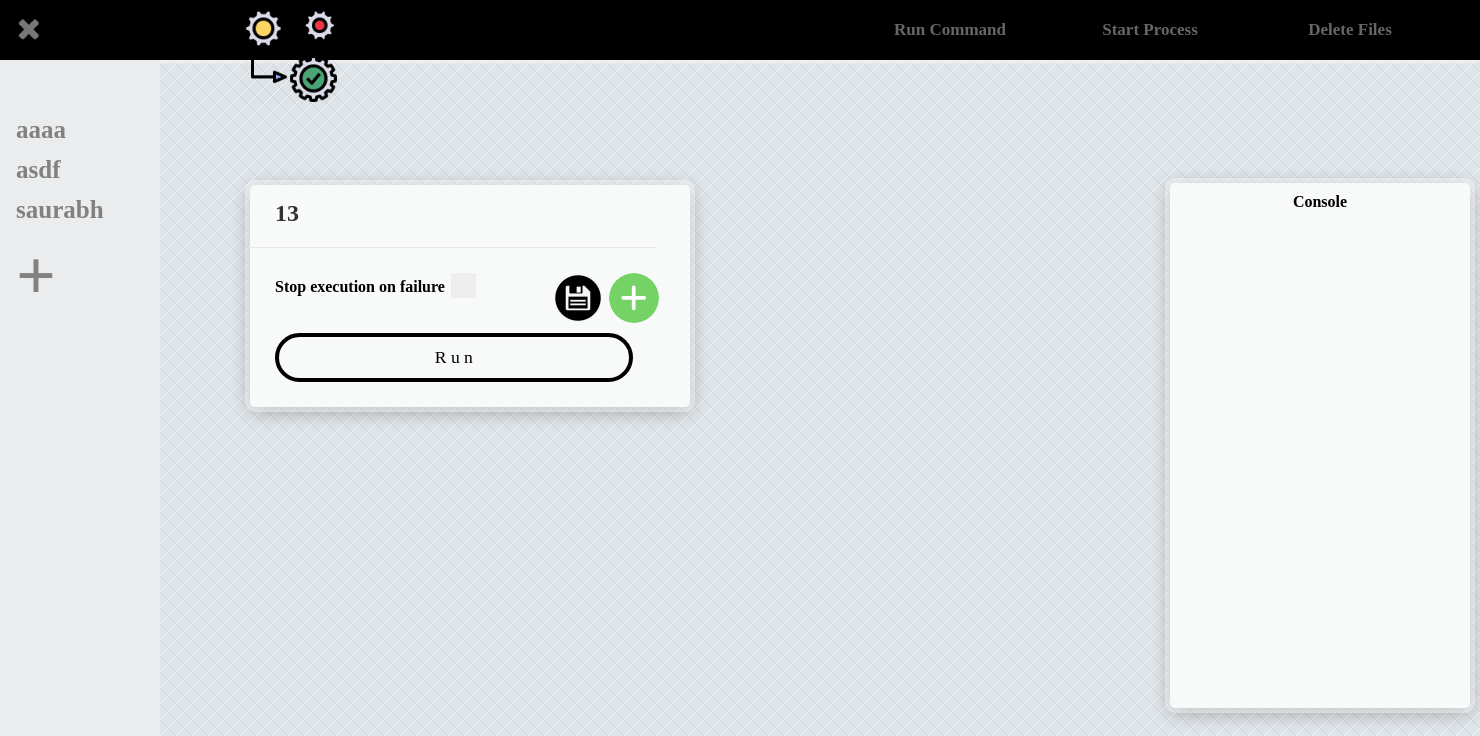
The app's page /execute/13 with its own data.
### flaskpackage/model.py (models this page shows, shortened)
class ExecuteTable(db.Model):
    __table_args__ = {'extend_existing': True}
    id = db.Column(db.Integer, primary_key=True)
    name = db.Column(db.Text, primary_key=False)
    path = db.Column(db.Text, primary_key=False)

### flaskpackage/routes/route_execute.py (the view, shortened to what this page needs)
    @app.route('/execute/<string:id>', methods=['GET', 'POST'])
    def execute_profile(id):
        store_bookmark(id)
        store_profile_exe()
        cmd_execution.get_id = [id]
        return render_template("execute.html", bookmarks_exe=bookmarks_exe, errors=errors, profiles=profiles, profile_id=id,
                               pass_fail=cmd_execution.pass_fail)

### flaskpackage/routes/route_execute.py (called while the page is built)
def store_profile_exe():
    temp_profile = []
    profile_names = [x.name for x in model.ExecuteTable.query.all()]
    for pro in profile_names:
        temp_profile.append(pro)
    global profiles
    profiles = sorted(set(temp_profile))

def store_bookmark(prof="xxxyyyzzz1234!@#$r"):
    global bookmarks_exe
    bookmarks_exe = []
    get_commands = model.ExecuteTable.query.filter_by(name=prof).all()
    for datarange in range(0, len(get_commands)):
        getAllDataString = str(get_commands[datarange])
        containAlldataDict = getAllDataString.split(":::")
        bookmarks_exe.append(dict({containAlldataDict[0]: list(map(lambda x: x, containAlldataDict[1:]))}))

### flaskpackage/templates/execute.html (shortened to what this page needs)
<!DOCTYPE html>
<html lang="en">
<html>
<head>
    <link rel="stylesheet" href="../static/css/formCss.css">
    <link rel="stylesheet" href="../static/css/execute_css.css">
</head>
<body>
<form method="post">
<button id="off1" type="submit" name="off3_name" value="off"></button>
</form>
<div id="sidenavNEW">
    {% for profile in profiles %}
    <a href='../execute/{{profile}}'>{{profile}}</a>
    {% endfor %}
    <a style="font-size: 70px;" href="{{url_for('add_profile')}}">+</a>
</div>
<div id="navBar_header">
<div style="padding-left:240px;" id="logo">
    <img style="margin-left:0px;padding-left:0px;" src="../static/img/executeimg.png" alt="Image" height="100" width="100"/>
</div>
<ul id="navBar">
    <li><a href="{{url_for('index')}}">Run Command</a></li>
    <li><a href="{{url_for('run_process')}}">Start Process</a></li>
    <li><a href="{{url_for('delete')}}">Delete Files</a></li>
</ul>
</div>
<div class="customContain">
    <form id="signup" style="float: left;margin-left:250px;" method="post">
        <div class="header">
            <h3>{{profile_id}}</h3>
        </div>
        <div class="sep"></div>
        <div class="inputs">
            <button class="button_add" id="add_file" type="submit" name="addName" value="addButton"></button>
            <button class="button_save" id="add_all_url" type="submit" name="add_all_url" value="save_all"></button>
            <p style="display:inline-block;margin-right:2px;">Stop execution on failure</p>
            <label style="display: inline-block;" class="checkboxy">
                <span class="checkmark"></span>
            </label>&nbsp &nbsp
            <input id="submit" type="submit" name="deleteClicked" value="R u n" >
        </div>
    </form>
<div>
<div style="overflow-y:auto;overflow-x:auto;margin-top:183px;" id="console_bar">
<h4 style="padding-top:10px;padding-bottom:10px;">Console</h4>
</div>
</div>
</div>
</body>
</html>

### flaskpackage/static/css/formCss.css (style rules this page uses)
* { margin: 0px; padding:0px;font-family: "comfortaa", "Comic Sans MS"; }
body { font-family: "comfortaa"; margin-top: auto; margin-left :auto; font-weight:bold; overflow-y:auto; overflow-x:auto; }
#console_bar { overflow:auto; float:left; margin-left:1200px; margin-top: 100px; padding: 0px 25px 25px; background: #F8F9F9; box-shadow: 0px 0px 0px 5px rgba( 255,255,255,0.4 ), 0px 4px 20px rgba( 0,0,0,0.33 ); -moz-border-radius: 5px; -webkit-border-radius: 5px; border-radius: 5px; position: absolute; width:250px; max-width:250px; text-align:center; height:500px; z-index: 1; top: 0; left: 0; }
@media screen and (max-width:1500px) { #console_bar { margin-left:1170px; } }
#navBar_header { width:100%; height:60px; background:#000000; box-shadow:0px 2px 4px #f5f5f5; }
#navBar { width:600px; height:80px; float:right; margin-right:30px; }
#navBar>li { width:200px; list-style: none; float:left; }
li>a { display:block; color:rgba(255,255,255,0.4); line-height:60px; text-align:center; font-size:17px; text-decoration: none; }
#logo { padding-left:100px; padding-top:5px; width:200px; height:80px; float:left; }
.button_add { background: url(../img/addGreen.png) no-repeat; float:right; position:relative; border: none; margin-bottom:10px; margin-right:6px; display: inline-block; text-decoration: none; cursor: pointer; width:50px; height:50px; }
.button_add { border-radius: 50px; }
.button_save { background: url(../img/save.png) no-repeat; float:right; position:relative; border: none; margin-bottom:10px; margin-right:6px; display: inline-block; text-decoration: none; cursor: pointer; width:50px; height:50px; }
.button_save { border-radius: 50px; }
.customContain { width: 100%; float: left; max-width: 100%; margin: 0 auto; }
#signup { float:left; margin-left:100px; margin-top: 100px; padding: 0px 25px 25px; background: #F8F9F9; box-shadow: 0px 0px 0px 5px rgba( 255,255,255,0.4 ), 0px 4px 20px rgba( 0,0,0,0.33 ); -moz-border-radius: 5px; -webkit-border-radius: 5px; border-radius: 5px; display: table; position: static; }
#signup .header { margin-bottom: 20px; }
#signup .header h3 { padding-top:15px; color: #333333; font-size: 24px; font-weight: bold; margin-bottom: 5px; }
#signup .sep { height: 1px; background: #e8e8e8; width: 406px; margin: 0px -25px; }
#signup .inputs { margin-top: 25px; }
#signup .inputs label { color: #8f8f8f; font-size: 12px; font-weight: 300; letter-spacing: 1px; margin-bottom: 7px; display: inline-block; }
#submit { width: 91.7% !important; color: black !important; text-decoration: none; font-size: 1.1em; text-align: center; background: transparent; padding: 10px; border: 4px solid black !important; display: inline-block; transition: all 0.4s ease 0s; width: 150px; }
#submit { border-radius: 30px; }
.checkboxy { display: inline-block; position: relative; padding-left: 20px; padding-bottom: 11.5px; margin-bottom: 12px; cursor: pointer; font-size: 22px; -webkit-user-select: none; -moz-user-select: none; -ms-user-select: none; user-select: none; }
.checkmark { position: absolute; top: 0; left: 0; height: 25px; width: 25px; background-color: #eee; }
.checkmark:after { content: ""; position: absolute; display: none; }
.checkboxy .checkmark:after { left: 9px; top: 5px; width: 5px; height: 10px; border: solid white; border-width: 0 3px 3px 0; -webkit-transform: rotate(45deg); -ms-transform: rotate(45deg); transform: rotate(45deg); }
#off1 { background: url(../img/cut_before.png) no-repeat; border: none; margin-top: 9px; margin-left: 9px; text-decoration: none; cursor: pointer; width:40px; height:40px; position:fixed; z-index: 10; }
#off1 { border-radius: 40px; }

### flaskpackage/static/css/execute_css.css (style rules this page uses)
#sidenavNEW { overflow:auto; margin-top:60px; height: 100%; width: 160px; position: fixed; z-index: 1; top: 0; left: 0; background-color: #EAECEE; padding-top: 50px; }
#sidenavNEW a { padding: 6px 8px 6px 16px; text-decoration: none; font-size: 25px; color: #818181; display: block; }

### records on screen
ExecuteTable: name "aaaa"
ExecuteTable: name "asdf"
ExecuteTable: name "saurabh"

### other values on screen
{{ profile_id }} "13"
